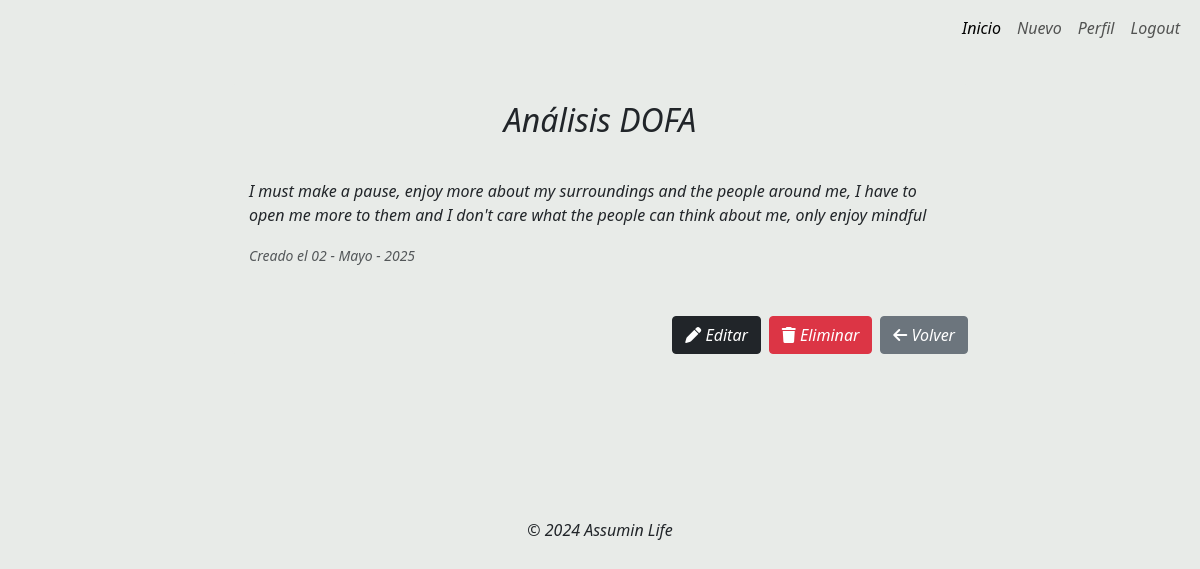
The app's page /new_ideas/detail/may-admin-i-must-make-a-pause-enjoy-more-about-my-surroundi/ (signed in) with its own data.
### new_ideas/models.py (models this page shows, shortened)
class AddNewIdeas(models.Model):
    user         = models.ForeignKey(User, on_delete=models.CASCADE)
    idea         = models.TextField("¿Cuál es tu idea?", blank=True)
    created_date = models.DateTimeField(auto_now_add=True)
    updated      = models.DateTimeField(auto_now=True)
    slug         = models.SlugField(unique=True)   # ¡No blank=True, obligatorio!

### new_ideas/views.py (the view)
# urls.py: path('detail/<slug:slug>/', NewIdeasDetailView.as_view(), name='new_ideas_detail'),
class NewIdeasDetailView(LoginRequiredMixin, DetailView):
    model = AddNewIdeas
    template_name = 'new_ideas/detail.html'
    context_object_name = 'idea'
    slug_url_kwarg = 'slug'
    login_url = 'login'

### new_ideas/templates/new_ideas/detail.html (shortened to what this page needs)
{% extends 'layouts/base_login.html' %}
{% block content %}
<div class="row mt-md-4">
  <div class="col-12 col-md-8 offset-md-2 my-1">
    <div class="card-body rounded-1" style="background-color: rgb(232, 235, 232);">
      <div class="alert" role="alert">
        <h2 class="text-center mb-4 pb-3" style="font-style: oblique;">Análisis DOFA </h2>
        <p>{{ idea.idea|linebreaks }}</p>
        <p class="text-muted"><small>Creado el {{ idea.created_date|date:"d - F - Y" }}</small></p>
      </div>
      <div class="d-flex justify-content-end gap-2">
        <a href="{% url 'new_ideas_edit' idea.slug %}" class="btn btn-dark rounded-1"><i class="fa-solid fa-pen"></i> Editar</a>
        <a href="{% url 'new_ideas_delete' idea.slug %}" class="btn btn-danger rounded-1"><i class="fa-solid fa-trash"></i> Eliminar</a>
        <a href="{% url 'new_ideas_list' %}" class="btn btn-secondary rounded-1"><i class="fa-solid fa-arrow-left"></i> Volver</a>
      </div>
    </div>
  </div>
</div>
{% endblock %}

### records on screen
AddNewIdeas: idea "I must make a pause, enjoy more about my surroundings and the people around me, I have to open me more to them and I don't care what the people can think about me, only enjoy mindful", created_date "02 - Mayo - 2025"
